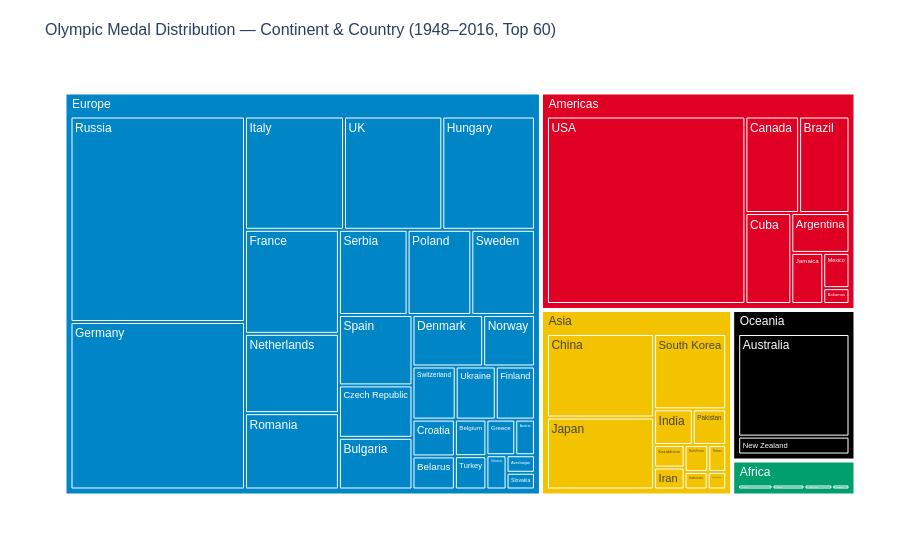

Notebook code for this chart:
### Code cell
# ── Chart 4: Continent medal share treemap (modern era) ───────────────
cont_noc_medals = (
    medals_only
    .groupby(['continent', 'region', 'NOC'])
    .size()
    .reset_index(name='medals')
    .sort_values('medals', ascending=False)
)
# Show top 60 NOCs by medal count for readability
top60 = cont_noc_medals.head(60)

fig4 = px.treemap(
    top60,
    path=['continent', 'region'],
    values='medals',
    color='continent',
    color_discrete_map=CONTINENT_COLORS,
    title='Olympic Medal Distribution — Continent & Country (1948–2016, Top 60)',
    template='plotly_white',
)
fig4.update_layout(**PLOTLY_LAYOUT)
fig4.write_html(FIGURES / 'noc_treemap_medals_continent_country.html')
print('Chart 4 saved: noc_treemap_medals_continent_country.html')
fig4.show()

### Figure 1 — Plotly figure (JSON) as saved in the notebook; plotly's stock layout.template omitted (floating-point values rounded to 4 significant figures)
{"data": [{"branchvalues": "total", "customdata": [["Africa"], ["Africa"], ["Africa"], ["Africa"], ["Africa"], ["Americas"], ["Americas"], ["Americas"], ["Americas"], ["Americas"], ["Americas"], ["Americas"], ["Americas"], ["Americas"], ["Asia"], ["Asia"], ["Asia"], ["Asia"], ["Asia"], ["Asia"], ["Asia"], ["Asia"], ["Asia"], ["Asia"], ["Asia"], ["Asia"], ["Europe"], ["Europe"], ["Europe"], ["Europe"], ["Europe"], ["Europe"], ["Europe"], ["Europe"], ["Europe"], ["Europe"], ["Europe"], ["Europe"], ["Europe"], ["Europe"], ["Europe"], ["Europe"], ["Europe"], ["Europe"], ["Europe"], ["Europe"], ["Europe"], ["Europe"], ["Europe"], ["Europe"], ["Europe"], ["Europe"], ["Europe"], ["Europe"], ["Europe"], ["Oceania"], ["Oceania"], ["Oceania"]], "domain": {"x": [0.0, 1.0], "y": [0.0, 1.0]}, "hovertemplate": "labels=%{label}<br>medals=%{value}<br>parent=%{parent}<br>id=%{id}<br>continent=%{customdata[0]}<extra></extra>", "ids": ["Africa", "Africa/Ethiopia", "Africa/South Africa", "Africa/Nigeria", "Africa/Kenya", "Americas", "Americas/Bahamas", "Americas/Mexico", "Americas/Jamaica", "Americas/Argentina", "Americas/Cuba", "Americas/Brazil", "Americas/Canada", "Americas/USA", "Asia/China", "Asia/Pakistan", "Asia/Uzbekistan", "Asia/Indonesia", "Asia/Taiwan", "Asia/India", "Asia/Kazakhstan", "Asia/Japan", "Asia/South Korea", "Asia/North Korea", "Asia/Iran", "Asia", "Europe/Poland", "Europe/UK", "Europe/Italy", "Europe/Austria", "Europe/Germany", "Europe/Azerbaijan", "Europe/Slovakia", "Europe/Russia", "Europe", "Europe/Lithuania", "Europe/Greece", "Europe/Belgium", "Europe/Hungary", "Europe/Sweden", "Europe/Romania", "Europe/Spain", "Europe/Netherlands", "Europe/Serbia", "Europe/Bulgaria", "Europe/Turkey", "Europe/Denmark", "Europe/Norway", "Europe/Switzerland", "Europe/Ukraine", "Europe/France", "Europe/Croatia", "Europe/Belarus", "Europe/Czech Republic", "Europe/Finland", "Oceania/New Zealand", "Oceania/Australia", "Oceania"], "labels": ["Africa", "Ethiopia", "South Africa", "Nigeria", "Kenya", "Americas", "Bahamas", "Mexico", "Jamaica", "Argentina", "Cuba", "Brazil", "Canada", "USA", "China", "Pakistan", "Uzbekistan", "Indonesia", "Taiwan", "India", "Kazakhstan", "Japan", "South Korea", "North Korea", "Iran", "Asia", "Poland", "UK", "Italy", "Austria", "Germany", "Azerbaijan", "Slovakia", "Russia", "Europe", "Lithuania", "Greece", "Belgium", "Hungary", "Sweden", "Romania", "Spain", "Netherlands", "Serbia", "Bulgaria", "Turkey", "Denmark", "Norway", "Switzerland", "Ukraine", "France", "Croatia", "Belarus", "Czech Republic", "Finland", "New Zealand", "Australia", "Oceania"], "marker": {"colors": ["#009F6B", "#009F6B", "#009F6B", "#009F6B", "#009F6B", "#DF0024", "#DF0024", "#DF0024", "#DF0024", "#DF0024", "#DF0024", "#DF0024", "#DF0024", "#DF0024", "#F4C300", "#F4C300", "#F4C300", "#F4C300", "#F4C300", "#F4C300", "#F4C300", "#F4C300", "#F4C300", "#F4C300", "#F4C300", "#F4C300", "#0085C7", "#0085C7", "#0085C7", "#0085C7", "#0085C7", "#0085C7", "#0085C7", "#0085C7", "#0085C7", "#0085C7", "#0085C7", "#0085C7", "#0085C7", "#0085C7", "#0085C7", "#0085C7", "#0085C7", "#0085C7", "#0085C7", "#0085C7", "#0085C7", "#0085C7", "#0085C7", "#0085C7", "#0085C7", "#0085C7", "#0085C7", "#0085C7", "#0085C7", "#000000", "#000000", "#000000"]}, "name": "", "parents": ["", "Africa", "Africa", "Africa", "Africa", "", "Americas", "Americas", "Americas", "Americas", "Americas", "Americas", "Americas", "Americas", "Asia", "Asia", "Asia", "Asia", "Asia", "Asia", "Asia", "Asia", "Asia", "Asia", "Asia", "", "Europe", "Europe", "Europe", "Europe", "Europe", "Europe", "Europe", "Europe", "", "Europe", "Europe", "Europe", "Europe", "Europe", "Europe", "Europe", "Europe", "Europe", "Europe", "Europe", "Europe", "Europe", "Europe", "Europe", "Europe", "Europe", "Europe", "Europe", "Europe", "Oceania", "Oceania", ""], "type": "treemap", "values": [344.0, 53.0, 86.0, 99.0, 106.0, 5458.0, 40.0, 89.0, 157.0, 223.0, 402.0, 468.0, 499.0, 3580.0, 909.0, 121.0, 33.0, 41.0, 49.0, 140.0, 70.0, 783.0, 552.0, 65.0, 68.0, 2831.0, 480.0, 985.0, 992.0, 62.0, 2585.0, 44.0, 42.0, 3171.0, 15320.0, 61.0, 91.0, 102.0, 928.0, 479.0, 634.0, 458.0, 659.0, 517.0, 336.0, 93.0, 322.0, 236.0, 203.0, 188.0, 864.0, 138.0, 124.0, 341.0, 184.0, 220.0, 1261.0, 1481.0]}], "layout": {"font": {"family": "Arial", "size": 12}, "legend": {"tracegroupgap": 0}, "margin": {"b": 60, "l": 60, "r": 40, "t": 70}, "title": {"font": {"size": 16}, "text": "Olympic Medal Distribution — Continent & Country (1948–2016, Top 60)"}}}
